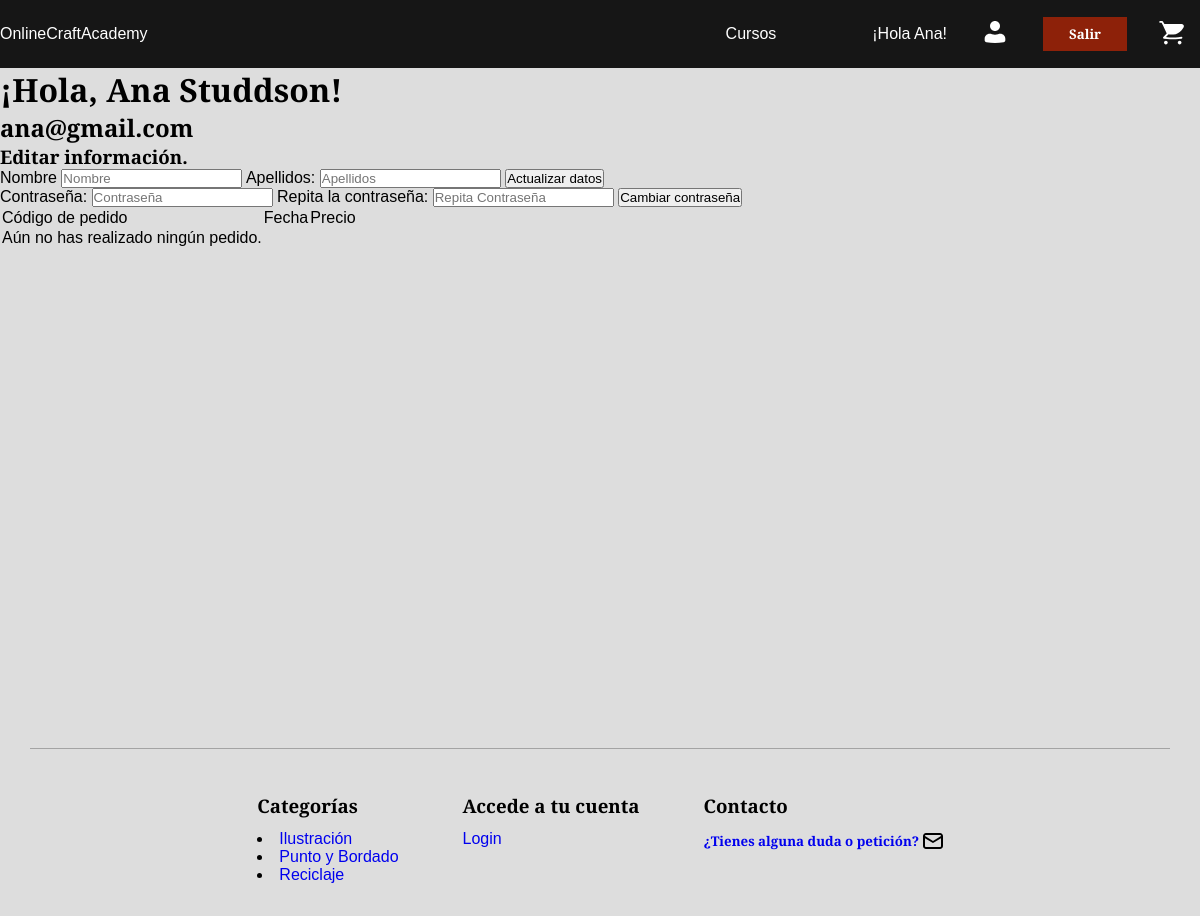
The app's page /profile.php (signed in) with its own data.
### tables this page shows
CREATE TABLE Users(
  email varchar(355) NOT NULL,
  firstName varchar (255) NOT NULL,
  lastName varchar (255) NOT NULL,
  clientPass varchar(255),
  primary key(email)
);

### php/user/get_user_info.php (the view, shortened to what this page needs)
<?php
require 'php/connection.php';
if (isset($_SESSION["email"])) {
    $result = $connection->query("SELECT * FROM Users WHERE email ='" . $_SESSION["email"] . "';");
    if ($result->num_rows > 0) {
        while ($row = $result->fetch_assoc()) {
            $userContainer = '
            <div class="user__container">
                <h1>¡Hola, ' . $row["firstName"] . ' ' . $row["lastName"] . '!</h1>
                <h2>' . $row["email"] . '</h2>
            </div>';
            echo $userContainer;
        }
    } else {
        unset($_SESSION["canOrder"]);
        echo "<p>Ha ocurrido un error en la conexión</p>";
    }
} else {
    echo "<p>Parece que no estás loggeado.</p>";
}

### css/main.css (style rules this page uses)
* { margin: 0px; padding: 0px; }
* { font-family: 'Merriweather Sans', sans-serif; }

### records on screen
users: firstName "Ana", lastName "Studdson", email "ana@gmail.com"

### other values on screen
$_SESSION["userName"] "Ana"
